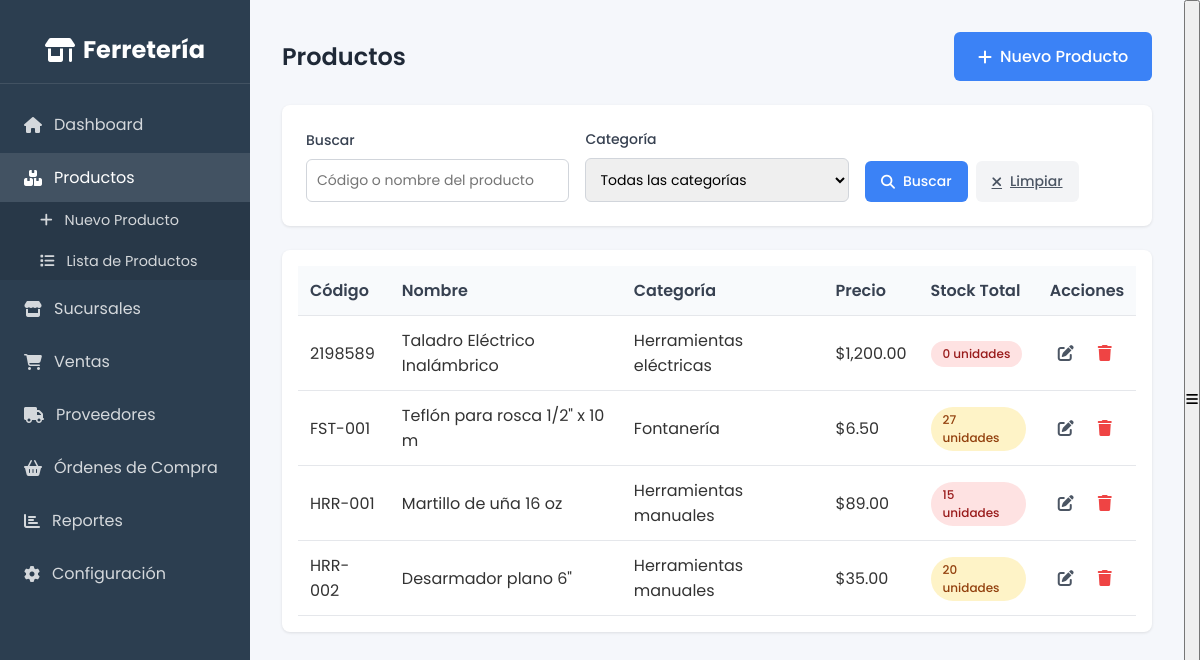
The page /consultas/productos.php on the database its author committed.
### tables this page shows
CREATE TABLE `producto` (
  `producto_id` int(11) NOT NULL,
  `codigo_producto` varchar(20) NOT NULL,
  `nombre_producto` varchar(100) NOT NULL,
  `precio` decimal(10,2) NOT NULL,
  `categoria` varchar(50) NOT NULL,
  `activo` tinyint(1) NOT NULL DEFAULT '1'
);

### consultas/productos.php (the view, shortened to what this page needs)
<?php
require_once '../includes/db.php';
$busqueda = isset($_GET['busqueda']) ? trim($_GET['busqueda']) : '';
$sql = "
    SELECT p.*,
           COALESCE(i.stock_total, 0) as stock_total
    FROM Producto p
    LEFT JOIN (
        SELECT producto_id, SUM(stock_actual) as stock_total
        FROM Inventario
        GROUP BY producto_id
    ) i ON p.producto_id = i.producto_id
    WHERE 1=1
";
$sql .= " ORDER BY p.codigo_producto";
$stmt = $pdo->prepare($sql);
$stmt->execute();
$productos = $stmt->fetchAll(PDO::FETCH_ASSOC);
?>
<!DOCTYPE html>
<html lang="es">
<head>
    <link rel="stylesheet" href="https://cdnjs.cloudflare.com/ajax/libs/font-awesome/6.4.0/css/all.min.css">
    <link rel="stylesheet" href="../assets/css/styles.css">
</head>
<body class="dashboard-body">
    <?php include '../includes/sidebar.php'; ?>
    <div class="main-content">
        <div class="page-content">
            <div class="header-actions">
                <h1>Productos</h1>
                <a href="../formularios/agregar_producto.php" class="btn-primary">
                    <i class="fas fa-plus"></i> Nuevo Producto
                </a>
            </div>
            <div class="filters-container">
                <form method="GET" class="filters-form">
                    <div class="filter-group">
                        <label for="busqueda">Buscar</label>
                        <input type="text" id="busqueda" name="busqueda"
                               value="<?php echo htmlspecialchars($busqueda); ?>"
                               placeholder="Código o nombre del producto">
                    </div>
                    <div class="filter-group">
                        <label for="categoria">Categoría</label>
                        <select id="categoria" name="categoria">
                            <option value="">Todas las categorías</option>
                        </select>
                    </div>
                    <div class="filter-group">
                        <div class="filter-buttons">
                            <button type="submit" class="btn-filter primary">
                                <i class="fas fa-search"></i> Buscar
                            </button>
                            <a href="productos.php" class="btn-filter secondary">
                                <i class="fas fa-times"></i> Limpiar
                            </a>
                        </div>
                    </div>
                </form>
            </div>
            <div class="table-responsive">
                <table class="table">
                    <thead>
                        <tr>
                            <th>Código</th>
                            <th>Nombre</th>
                            <th>Categoría</th>
                            <th>Precio</th>
                            <th>Stock Total</th>
                            <th>Acciones</th>
                        </tr>
                    </thead>
                    <tbody>
                        <?php foreach ($productos as $producto): ?>
                            <tr>
                                <td><?php echo htmlspecialchars($producto['codigo_producto']); ?></td>
                                <td><?php echo htmlspecialchars($producto['nombre_producto']); ?></td>
                                <td><?php echo htmlspecialchars($producto['categoria']); ?></td>
                                <td>$<?php echo number_format($producto['precio'], 2); ?></td>
                                <td>
                                    <?php
                                    $stock = $producto['stock_total'];
                                    $stock_class = 'bajo';
                                    if ($stock >= 50) {
                                        $stock_class = 'alto';
                                    } elseif ($stock >= 20) {
                                        $stock_class = 'medio';
                                    }
                                    ?>
                                    <span class="stock-badge stock-<?php echo $stock_class; ?>">
                                        <?php echo number_format($stock); ?> unidades
                                    </span>
                                </td>
                                <td>
                                    <div class="table-actions">
                                        <a href="../modificaciones/modificar_producto.php?id=<?php echo $producto['producto_id']; ?>"
                                           class="btn-icon" title="Modificar">
                                            <i class="fas fa-edit"></i>
                                        </a>
                                        <a href="../eliminaciones/eliminar_producto.php?id=<?php echo $producto['producto_id']; ?>"
                                           class="btn-icon text-danger"
                                           onclick="return confirm('¿Está seguro de que desea eliminar este producto?')"
                                           title="Eliminar">
                                            <i class="fas fa-trash"></i>
                                        </a>
                                    </div>
                                </td>
                            </tr>
                        <?php endforeach; ?>
                    </tbody>
                </table>
            </div>
        </div>
    </div>
</body>
</html>

### assets/css/styles.css (style rules this page uses)
:root { --primary: #4361ee; --secondary: #3f37c9; --success: #4cc9f0; --danger: #f72585; --warning: #f8961e; --info: #4895ef; --light: #f8f9fa; --dark: #212529; --sidebar-width: 250px; }
* { margin: 0; padding: 0; box-sizing: border-box; font-family: 'Poppins', sans-serif; }
body { background-color: #f5f7fb; color: #333; }
body.dashboard-body { display: flex; min-height: 100vh; overflow-x: hidden; }
.main-content { flex: 1; margin-left: var(--sidebar-width); padding: 2rem; min-height: 100vh; background: #f5f7fb; transition: margin-left 0.3s ease; }

### consultas/productos.php (style rules this page uses)
.filters-container { background: white; padding: 1.5rem; border-radius: 8px; box-shadow: 0 1px 3px rgba(0, 0, 0, 0.1); margin-bottom: 1.5rem; }
.filters-form { display: grid; grid-template-columns: repeat(auto-fit, minmax(200px, 1fr)); gap: 1rem; align-items: end; }
.filter-group { display: flex; flex-direction: column; gap: 0.5rem; }
.filter-group label { font-weight: 500; color: #374151; font-size: 0.875rem; }
.filter-group input, .filter-group select { padding: 0.625rem; border: 1px solid #d1d5db; border-radius: 6px; font-size: 0.875rem; transition: all 0.15s ease; }
.filter-buttons { display: flex; gap: 0.5rem; }
.btn-filter { padding: 0.625rem 1rem; border: none; border-radius: 6px; font-weight: 500; font-size: 0.875rem; cursor: pointer; transition: all 0.15s ease; display: inline-flex; align-items: center; gap: 0.5rem; }
.btn-filter.primary { background-color: #3b82f6; color: white; }
.btn-filter.secondary { background-color: #f3f4f6; color: #4b5563; }
.table-responsive { margin-top: 1rem; background: white; border-radius: 8px; box-shadow: 0 1px 3px rgba(0, 0, 0, 0.1); padding: 1rem; }
.table { width: 100%; border-collapse: collapse; }
.table th, .table td { padding: 0.75rem; text-align: left; border-bottom: 1px solid #e5e7eb; }
.table th { background-color: #f8fafc; font-weight: 600; color: #374151; }
.stock-badge { display: inline-flex; align-items: center; padding: 0.25rem 0.75rem; border-radius: 9999px; font-size: 0.75rem; font-weight: 500; }
.stock-bajo { background: #fee2e2; color: #991b1b; }
.stock-medio { background: #fef3c7; color: #92400e; }
.table-actions { display: flex; gap: 0.5rem; }
.btn-icon { padding: 0.5rem; border-radius: 6px; border: none; background: none; cursor: pointer; transition: all 0.15s ease; color: #4b5563; }
.btn-icon.text-danger { color: #ef4444; }
.header-actions { display: flex; justify-content: space-between; align-items: center; margin-bottom: 1.5rem; }
.header-actions h1 { font-size: 1.5rem; font-weight: 600; color: #1f2937; margin: 0; }
.btn-primary { display: inline-flex; align-items: center; gap: 0.5rem; padding: 0.75rem 1.5rem; background-color: #3b82f6; color: white; border-radius: 6px; font-weight: 500; text-decoration: none; transition: background-color 0.15s ease; }

### rows shown on the page
producto: codigo_producto "2198589", nombre_producto "Taladro Eléctrico Inalámbrico", categoria "Herramientas eléctricas", precio "1,200.00", stock "0"
producto: codigo_producto "FST-001", nombre_producto "Teflón para rosca 1/2\" x 10 m", categoria "Fontanería", precio "6.50", stock "27"
producto: codigo_producto "HRR-001", nombre_producto "Martillo de uña 16 oz", categoria "Herramientas manuales", precio "89.00", stock "15"
producto: codigo_producto "HRR-002", nombre_producto "Desarmador plano 6\"", categoria "Herramientas manuales", precio "35.00", stock "20"
